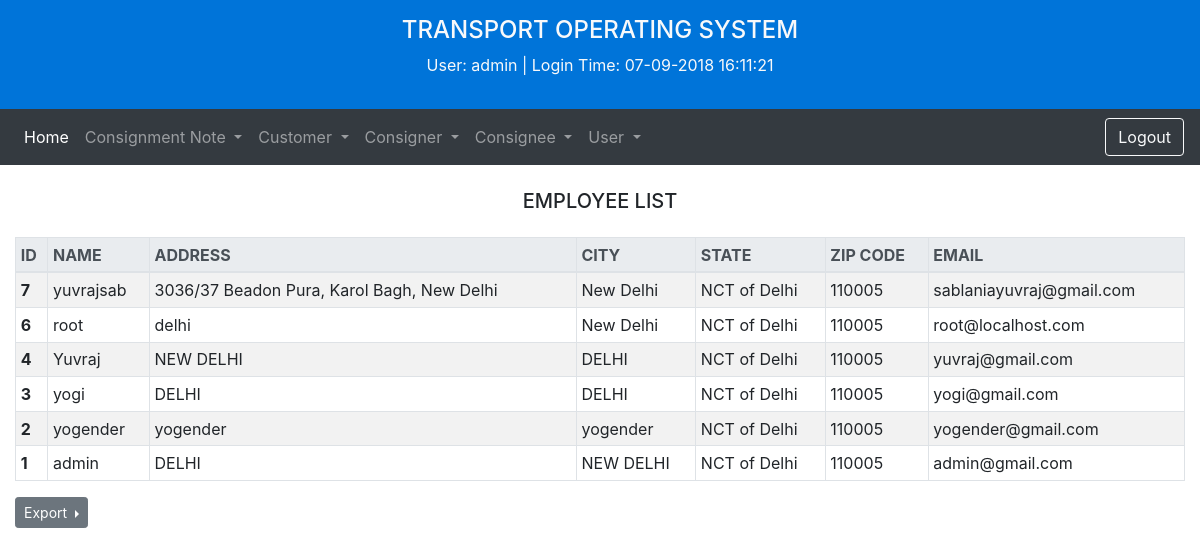
Screenshot of /Transport/user_list.php (signed in) with the database file from the repository.
### tables this page shows
CREATE TABLE `employees` (
  `employees_id` int(11) NOT NULL,
  `employees_username` char(50) NOT NULL,
  `employees_password` char(12) NOT NULL,
  `employees_address` char(50) DEFAULT NULL,
  `employees_city` char(20) DEFAULT NULL,
  `employees_state` char(20) DEFAULT NULL,
  `employees_zip_code` char(10) DEFAULT NULL,
  `employees_email` text NOT NULL
);

### Transport/user_list.php (the view, shortened to what this page needs)
<?php
  require "db_conn.php";
?>
<!doctype html>
<html lang="en">
<head>
  <link rel="stylesheet" href="bootstrap-4.1.3-dist/css/bootstrap.css">
  <link rel="stylesheet" href="assets/css/main.css">
</head>
<body class="">
  <?php include_once "header.php" ?>
  <div class="container-fluid my-4">
    <h5 class="text-center text-uppercase mb-4">employee list</h5>
    <div id="list" class="table-responsive">
      <table class="table table-sm table-striped table-bordered">
        <thead class="thead-light">
          <tr class="text-uppercase">
            <th scope="col">id</th>
            <th scope="col">name</th>
            <th scope="col">address</th>
            <th scope="col">city</th>
            <th scope="col">state</th>
            <th scope="col">zip code</th>
            <th scope="col">email</th>
          </tr>
        </thead>
        <tbody>
          <?php
            $query = "SELECT * FROM employees ORDER BY employees_id DESC";
            if($result = mysqli_query($conn,$query)){
              while($row = mysqli_fetch_row($result)){
              ?>
          <tr>
            <th scope="row"><?php echo $row[0]; ?></th>
            <td><?php echo $row[1]; ?></td>
            <td><?php echo $row[3]; ?></td>
            <td><?php echo $row[4]; ?></td>
            <td><?php echo $row[5]; ?></td>
            <td><?php echo $row[6]; ?></td>
            <td><?php echo $row[7]; ?></td>
          </tr>
          <?php
              }
            }
          ?>
        </tbody>
      </table>
    </div>
    <form class="" method="post" action="">
      <div class="btn-group dropright">
        <button class="btn btn-secondary btn-sm dropdown-toggle" type="button" id="export" data-toggle="dropdown" aria-haspopup="true" aria-expanded="false">
          Export
        </button>
      </div>
    </form>
  </div>
</body>
</html>

### Transport/assets/css/main.css (style rules this page uses)
#list { max-height: 400px; overflow-y: scroll; }

### rows the page displays
employees: employees_id "7", employees_username "yuvrajsab", employees_address "3036/37 Beadon Pura, Karol Bagh, New Delhi", employees_city "New Delhi", employees_state "NCT of Delhi", employees_zip_code "110005", employees_email "sablaniayuvraj@gmail.com"
employees: employees_id "6", employees_username "root", employees_address "delhi", employees_city "New Delhi", employees_state "NCT of Delhi", employees_zip_code "110005", employees_email "root@localhost.com"
employees: employees_id "4", employees_username "Yuvraj", employees_address "NEW DELHI", employees_city "DELHI", employees_state "NCT of Delhi", employees_zip_code "110005", employees_email "yuvraj@gmail.com"
employees: employees_id "3", employees_username "yogi", employees_address "DELHI", employees_city "DELHI", employees_state "NCT of Delhi", employees_zip_code "110005", employees_email "yogi@gmail.com"
employees: employees_id "2", employees_username "yogender", employees_address "yogender", employees_city "yogender", employees_state "NCT of Delhi", employees_zip_code "110005", employees_email "yogender@gmail.com"
employees: employees_id "1", employees_username "admin", employees_address "DELHI", employees_city "NEW DELHI", employees_state "NCT of Delhi", employees_zip_code "110005", employees_email "admin@gmail.com"

### other values shown
$_SESSION['login_user'] "admin"
$_SESSION['current_login_time'] "07-09-2018 16:11:21"
